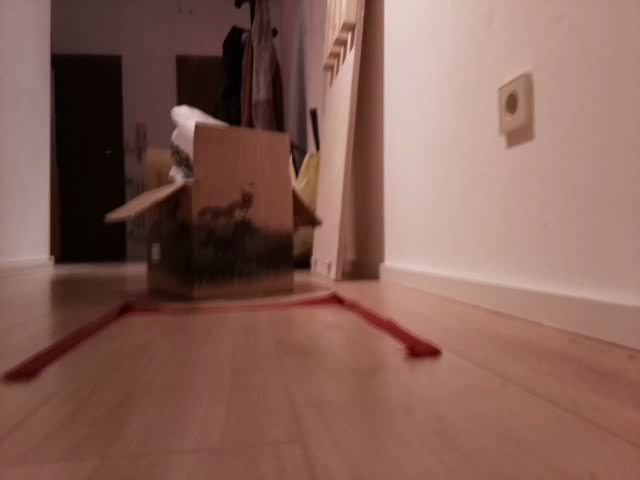
#> input picture data/image/2.png, 640 x 480 px
$ python find_parking_spot.py
#> lines starting #> are read from the running program, lines starting #| are printed output that depends on the picture; after the words box and inside, x2 and y2 are one past the last pixel; in counts of white or black regions, pixels touching at a corner belong together
# import libraries
import cv2
import numpy as np
import math

# parameters
h_min = 0  # cv2.getTrackbarPos('Hue min','Parameter')
s_min = 120  # cv2.getTrackbarPos('Sat min','Parameter')
v_min = 20  # cv2.getTrackbarPos('Val min','Parameter')
h_max = 5  # cv2.getTrackbarPos('Hue max','Parameter')
s_max = 255  # cv2.getTrackbarPos('Sat max','Parameter')
v_max = 255  # cv2.getTrackbarPos('Val max','Parameter')
# filter color
lower_color = np.array([h_min, s_min, v_min])
# lower_color = np.array([30,65,160])
upper_color = np.array([h_max, s_max, v_max])
# upper_color = np.array([100,125,220])
dilate_kernel_size = 2  # cv2.getTrackbarPos('Dilate kernel size','Parameter')
erode_kernel_size = 2  # cv2.getTrackbarPos('Erode kernel size','Parameter')
dilate_shape = cv2.MORPH_RECT
dilate_kernel = cv2.getStructuringElement(
    dilate_shape,
    (2 * dilate_kernel_size + 1, 2 * dilate_kernel_size + 1),
    (dilate_kernel_size, dilate_kernel_size),
)

erosion_shape = cv2.MORPH_RECT
erode_kernel = cv2.getStructuringElement(
    erosion_shape,
    (2 * erode_kernel_size + 1, 2 * erode_kernel_size + 1),
    (erode_kernel_size, erode_kernel_size),
)

test_image = cv2.imread("../data/image/2.png")
#> test_image is the input picture: shape (480, 640, 3); mean B, G, R 86.5, 96.5, 133.3
video_filename = "../data/video/2.mp4"


def detect(frame):

    hsv = cv2.cvtColor(frame, cv2.COLOR_BGR2HSV)

    bin_color_img = cv2.inRange(hsv, lower_color, upper_color)
    # filtered = cv2.bitwise_and(frame,frame, mask= bin_color_img)

    # dilate image
    bin_dilate_img = cv2.dilate(bin_color_img, dilate_kernel)

    # erode image
    bin_erode_img = cv2.erode(bin_dilate_img, erode_kernel)

    """
    lines = cv2.HoughLines(bin_erode_img, 1, np.pi / 180, 200, None, 0, 0)
    lines_image = frame.copy()
    print(lines)
    if lines is not None:
        for i in range(0, len(lines)):
            rho = lines[i][0][0]
            theta = lines[i][0][1]
            a = math.cos(theta)
            b = math.sin(theta)
            x0 = a * rho
            y0 = b * rho
            pt1 = (int(x0 + 1000*(-b)), int(y0 + 1000*(a)))
            pt2 = (int(x0 - 1000*(-b)), int(y0 - 1000*(a)))
            cv2.line(lines_image, pt1, pt2, (0,0,255), 3, cv2.LINE_AA)

    return lines_image
    """

    # find contours
    # contours, hierarchy = cv2.findContours(bin_dilate_img, cv2.RETR_EXTERNAL,cv2.CHAIN_APPROX_SIMPLE)
    num_labels, labels, clusters, _ = cv2.connectedComponentsWithStats(
        bin_erode_img
    )
    if num_labels == 1:
        return frame
    areas = clusters[1:, 4]
    max_index = np.argmax(areas) + 1
    bc = clusters[max_index]
    mask = np.array(frame, dtype=np.uint8)
    mask[labels == max_index] = [255, 255, 0]

    # Map component labels to hue val
    # label_hue = np.uint8(179*labels/np.max(labels))
    # blank_ch = 255*np.ones_like(label_hue)
    # labeled_img = cv2.merge([label_hue, blank_ch, blank_ch])

    # cvt to BGR for display
    # labeled_img = cv2.cvtColor(labeled_img, cv2.COLOR_HSV2BGR)

    # set bg label to black
    # labeled_img[label_hue==0] = 0

    output_img = frame.copy()
    added_image = cv2.addWeighted(output_img, 1.0, mask, 1.0, 0)
    cv2.rectangle(
        added_image,
        (bc[0], bc[1]),
        (bc[0] + bc[2], bc[1] + bc[3]),
        (255, 0, 0),
        2,
    )

    return added_image


def main():
    # [4 lines of commented-out code are left out]

    cap = cv2.VideoCapture(video_filename)
    while cap.isOpened():

        ret, frame = cap.read()
        if frame is None:
            continue
        # Cut frame to process only lower half
        frame = frame[240:, :, :]

        result = detect(frame)
        cv2.imshow("Image", result)
        cv2.waitKey(1)

    cap.release()
    cv2.destroyAllWindows()


main()
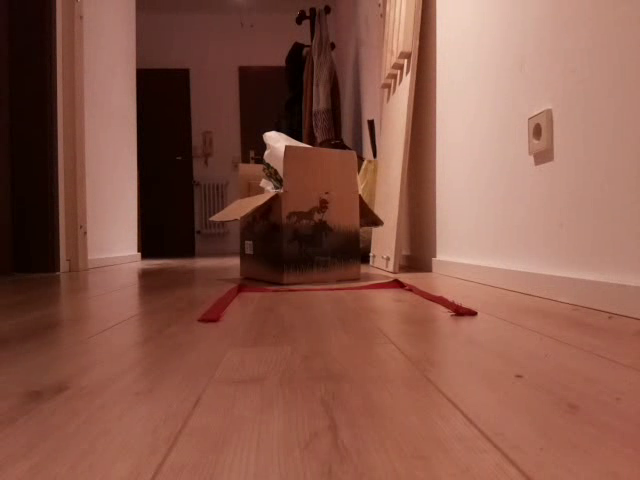
#> input picture frame 17 of data/video/2.mp4, 640 x 480 px
#> in main, frame is the input picture: shape (480, 640, 3); mean B, G, R 73.3, 88.1, 137.1
#> in main, `frame = frame[240:, :, :]`:
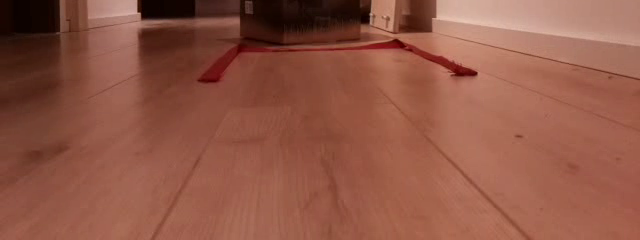
#> frame: shape (240, 640, 3); mean B, G, R 69.7, 86.9, 144.4
#> in detect, `hsv = cv2.cvtColor(frame, cv2.COLOR_BGR2HSV)`: hsv: shape (240, 640, 3); mean H, S, V 7.1, 139.1, 144.4
#> in detect, `bin_color_img = cv2.inRange(hsv, lower_color, upper_color)`:
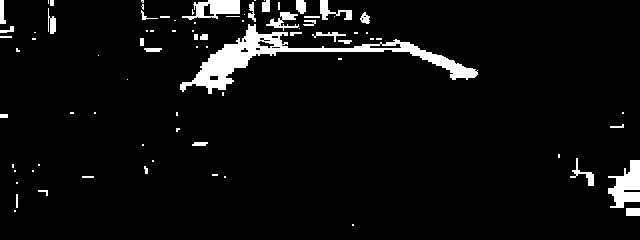
#> bin_color_img: shape (240, 640); 5.1% white; 82 white regions (48 under 20 px), largest, box (x1, y1, x2, y2) and area: (180, 24, 478, 94) 3863, (608, 160, 640, 208) 928, (182, 0, 240, 20) 650
#> in detect, `bin_dilate_img = cv2.dilate(bin_color_img, dilate_kernel)`:
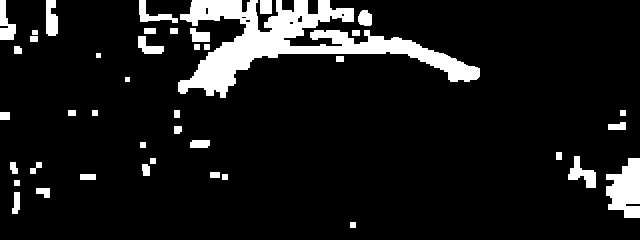
#> bin_dilate_img: shape (240, 640); 9.9% white; 42 white regions, largest, box (x1, y1, x2, y2) and area: (178, 0, 480, 98) 9574, (606, 158, 640, 218) 1464, (568, 156, 596, 188) 424
#> in detect, `bin_erode_img = cv2.erode(bin_dilate_img, erode_kernel)`: bin_erode_img: shape (240, 640); 5.9% white; 54 white regions (32 under 20 px), largest, box (x1, y1, x2, y2) and area: (180, 0, 478, 96) 6432, (608, 160, 640, 208) 988, (570, 158, 594, 186) 184
#> in detect, `num_labels, labels, clusters, _ = cv2.connectedComponentsWithStats( bi..`:
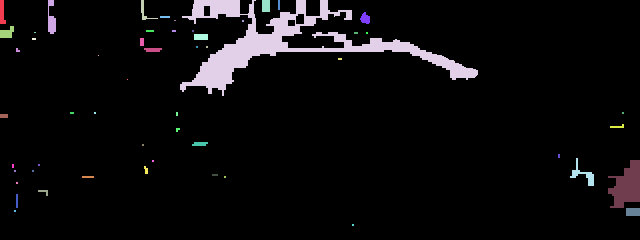
#> labels: shape (240, 640) int32; 55 distinct labels, from 0 to 54; one colour per label, 0 black
#> in detect, `num_labels, labels, clusters, _ = cv2.connectedComponentsWithStats( bi..`: num_labels = 55; clusters = 55 rows, first 6: [0, 0, 640, 240, 144604], [0, 0, 6, 24, 104], [48, 0, 8, 34, 178], [141, 0, 17, 20, 75], [180, 0, 298, 96, 6432], [262, 0, 8, 12, 96]
#> in detect, `areas = clusters[1:, 4]`: areas = 54 values, max 6432 at index 3, min 1 at index 24, mean 166.6
#> in detect, `max_index = np.argmax(areas) + 1`: max_index = 4
#> in detect, `bc = clusters[max_index]`: bc = [180, 0, 298, 96, 6432]
#> in detect, `mask[labels == max_index] = [255, 255, 0]`:
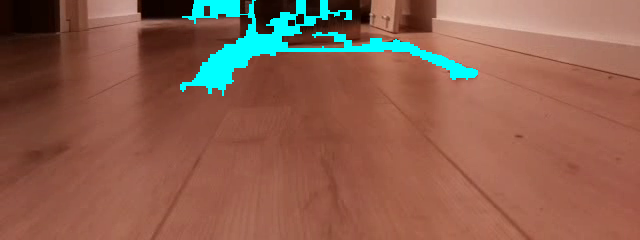
#> mask: shape (240, 640, 3); 4.19% of pixels changed, all inside (x1, y1, x2, y2) = (180, 0, 478, 96)
#> in detect, `cv2.rectangle( added_image, (bc[0], bc[1]), (bc[0] + bc[2], bc[1] + bc..`:
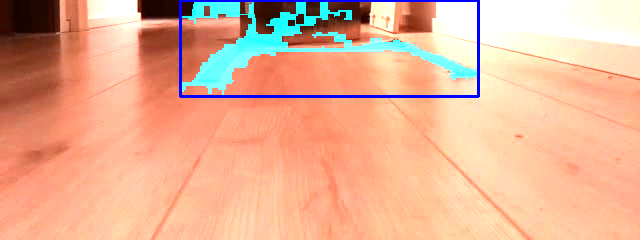
#> added_image: shape (240, 640, 3); mean B, G, R 148.1, 176.3, 231
